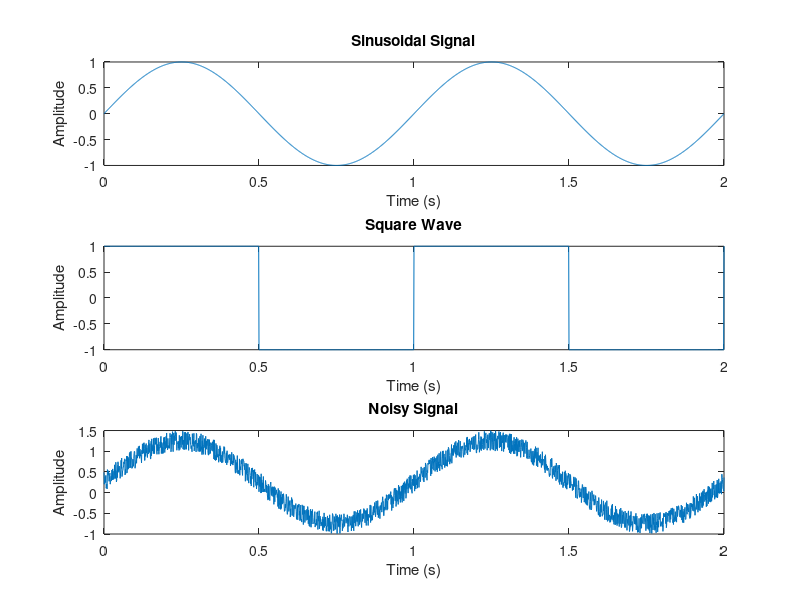

MATLAB code to generate this figure:
% Generate a time vector
time_vector = (0:0.001:2);

% Generate a wave signal
frequency = 2;
amplitude = 1;
signal_sin = amplitude * sin(frequency*time_vector*pi);

% Generate a square wave signal
amplitude = 1; % Amplitude
frequency = 1; % Frequency (Hz)
duration = 3; % Duration (seconds)

square_wave = amplitude * square(2*pi*frequency*time_vector); % Calculate the value of a square wave at the specified frequency: 2*pi*frequency*t

% Generate a noisy signal
noise_amplitude = 0.5;
noise = noise_amplitude*rand(size(time_vector));
signal_noise = signal_sin + noise;

% Plot sine wave
subplot(3,1,1)
plot(time_vector, signal_sin);
title('Sinusoidal Signal');
xlabel('Time (s)');
ylabel('Amplitude');

% Plot square wave with higher resolution
subplot(3,1,2)
plot(time_vector, square_wave);
xlabel('Time (s)');
ylabel('Amplitude');
title('Square Wave');


% Plot noisy signal
subplot(3,1,3)
plot(time_vector, signal_noise);
title('Noisy Signal');
xlabel('Time (s)');
ylabel('Amplitude');
